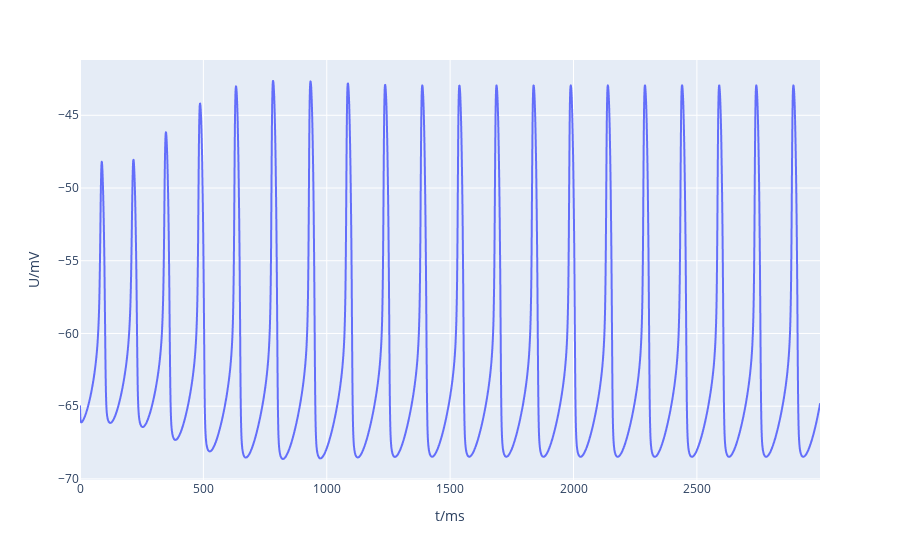

Notebook code cell kept with this figure:
### Markdown cell above
# Single cell simulation

### Code cell
m = arbor.single_cell_model(c51a_default)
m.properties.catalogue.extend(io_catalogue, '')
m.probe("voltage", '(root)', frequency=1)
m.run(tfinal=3000, dt=0.025)
df = pd.DataFrame({"t/ms": m.traces[0].time, "U/mV": m.traces[0].value})
px.line(df, x='t/ms', y='U/mV')

### Figure 1 — Plotly figure (JSON) as saved in the notebook; plotly's stock layout.template omitted (floating-point values rounded to 4 significant figures; data arrays with more than 128 entries replaced by an {"elided": "..."} marker saying what was removed)
{"data": [{"hovertemplate": "t/ms=%{x}<br>U/mV=%{y}<extra></extra>", "legendgroup": "", "line": {"color": "#636efa", "dash": "solid"}, "marker": {"symbol": "circle"}, "mode": "lines", "name": "", "showlegend": false, "type": "scattergl", "x": {"elided": "3000 float values"}, "xaxis": "x", "y": {"elided": "3000 float values"}, "yaxis": "y"}], "layout": {"autosize": true, "legend": {"tracegroupgap": 0}, "margin": {"t": 60}, "xaxis": {"anchor": "y", "autorange": true, "domain": [0, 1], "range": [0, 2999.0], "title": {"text": "t/ms"}, "type": "linear"}, "yaxis": {"anchor": "x", "autorange": true, "domain": [0, 1], "range": [-70.07, -41.2], "title": {"text": "U/mV"}, "type": "linear"}}}
